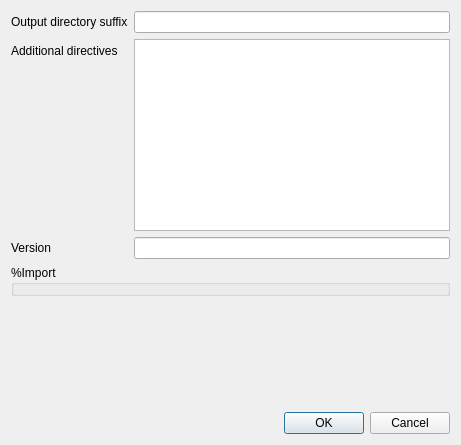
<?xml version="1.0" encoding="UTF-8"?>
<ui version="4.0">
 <class>ModulePropertiesBase</class>
 <widget class="QDialog" name="ModulePropertiesBase">
  <property name="geometry">
   <rect>
    <x>0</x>
    <y>0</y>
    <width>461</width>
    <height>445</height>
   </rect>
  </property>
  <property name="windowTitle">
   <string>Module Properties</string>
  </property>
  <layout class="QVBoxLayout" name="verticalLayout">
   <item>
    <layout class="QFormLayout" name="formLayout">
     <item row="0" column="0">
      <widget class="QLabel" name="label">
       <property name="text">
        <string>Output directory suffix</string>
       </property>
      </widget>
     </item>
     <item row="0" column="1">
      <widget class="QLineEdit" name="outputDirSuffix"/>
     </item>
     <item row="1" column="0">
      <widget class="QLabel" name="label_2">
       <property name="text">
        <string>Additional directives</string>
       </property>
      </widget>
     </item>
     <item row="1" column="1">
      <widget class="QPlainTextEdit" name="additionalDirectives">
       <property name="lineWrapMode">
        <enum>QPlainTextEdit::NoWrap</enum>
       </property>
      </widget>
     </item>
     <item row="2" column="0">
      <widget class="QLabel" name="label_3">
       <property name="text">
        <string>Version</string>
       </property>
      </widget>
     </item>
     <item row="2" column="1">
      <widget class="QLineEdit" name="version"/>
     </item>
    </layout>
   </item>
   <item>
    <widget class="QGroupBox" name="imports">
     <property name="title">
      <string>%Import</string>
     </property>
    </widget>
   </item>
   <item>
    <spacer name="verticalSpacer">
     <property name="orientation">
      <enum>Qt::Vertical</enum>
     </property>
     <property name="sizeHint" stdset="0">
      <size>
       <width>20</width>
       <height>78</height>
      </size>
     </property>
    </spacer>
   </item>
   <item>
    <widget class="QDialogButtonBox" name="buttonBox">
     <property name="orientation">
      <enum>Qt::Horizontal</enum>
     </property>
     <property name="standardButtons">
      <set>QDialogButtonBox::Cancel|QDialogButtonBox::Ok</set>
     </property>
    </widget>
   </item>
  </layout>
 </widget>
 <tabstops>
  <tabstop>outputDirSuffix</tabstop>
  <tabstop>additionalDirectives</tabstop>
  <tabstop>version</tabstop>
  <tabstop>buttonBox</tabstop>
 </tabstops>
 <resources/>
 <connections>
  <connection>
   <sender>buttonBox</sender>
   <signal>accepted()</signal>
   <receiver>ModulePropertiesBase</receiver>
   <slot>accept()</slot>
   <hints>
    <hint type="sourcelabel">
     <x>248</x>
     <y>254</y>
    </hint>
    <hint type="destinationlabel">
     <x>157</x>
     <y>274</y>
    </hint>
   </hints>
  </connection>
  <connection>
   <sender>buttonBox</sender>
   <signal>rejected()</signal>
   <receiver>ModulePropertiesBase</receiver>
   <slot>reject()</slot>
   <hints>
    <hint type="sourcelabel">
     <x>316</x>
     <y>260</y>
    </hint>
    <hint type="destinationlabel">
     <x>286</x>
     <y>274</y>
    </hint>
   </hints>
  </connection>
 </connections>
</ui>
